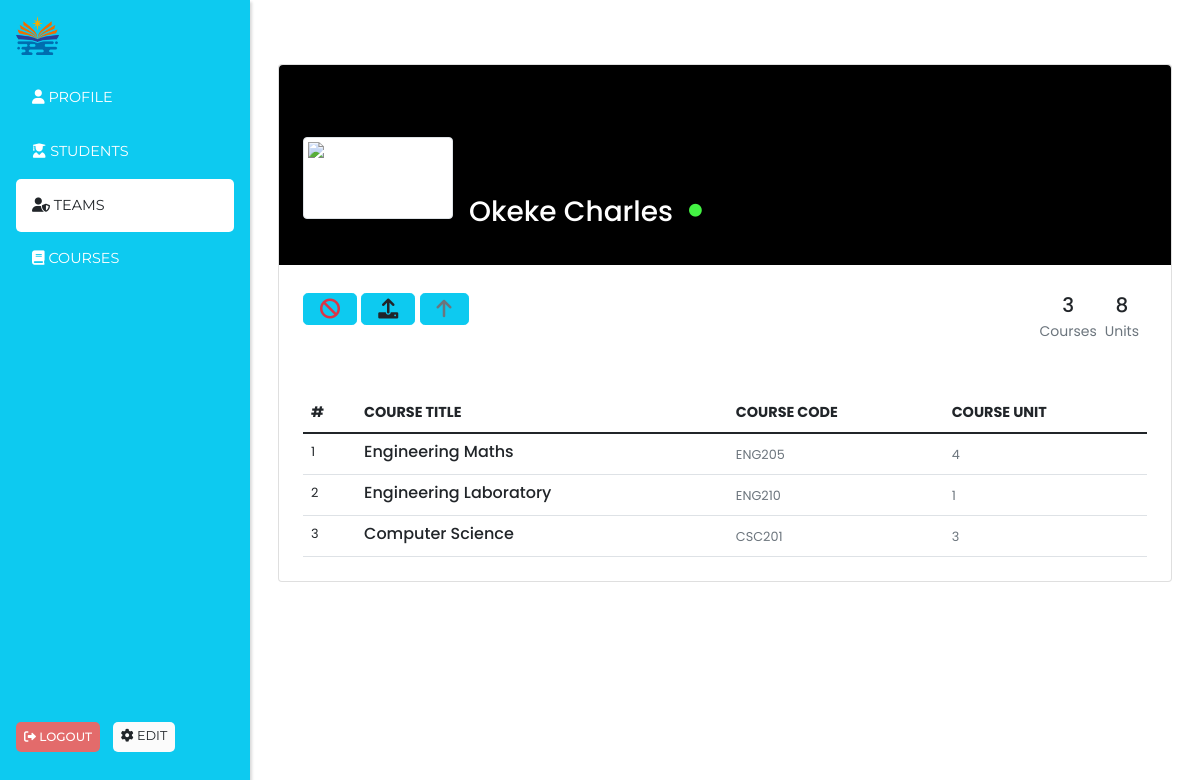
Page /view_team/4e9ea6a3f5f8431eb0d41b34db0babee (signed in) on the committed database.
### models/admin.py (models this page shows, shortened)
class Admin(db.Model, UserMixin):
    __tablename__ = "admin"
    id = db.Column(db.String(50), default=hexid, primary_key=True, index=True)
    first_name = db.Column(db.String(50), nullable=False)
    last_name = db.Column(db.String(50), nullable=False)
    active = db.Column(db.Boolean, default=True)
    adm_id = db.Column(
        db.String(50), unique=True, nullable=False, default=generate_admin_id
    )
    email = db.Column(db.String(120), unique=True, nullable=False)
    is_superadmin = db.Column(db.Boolean, default=False)
    phone_number = db.Column(db.String(50), nullable=True)
    role_id = db.Column(db.String(50), db.ForeignKey("role.id"), nullable=False)
    password = db.Column(db.Text, nullable=False)
    date_created = db.Column(db.DateTime, default=datetime.now)
    courses = db.relationship(
        "Course", cascade="all, delete", backref="lecturer", lazy=True
    )

### models/courses.py (models this page shows, shortened)
class Course(db.Model, UserMixin):
    __tablename__ = "courses"
    id = db.Column(db.String(50), default=hexid, primary_key=True, index=True)
    course_title = db.Column(db.String(100), nullable=False)
    course_code = db.Column(db.String(80), unique=True, nullable=False)
    year = db.Column(db.Integer, nullable=False, default=datetime.now().year)
    course_unit = db.Column(db.Integer, nullable=False)
    created_at = db.Column(db.DateTime, nullable=False, default=datetime.now)
    teacher_id = db.Column(db.String(50), db.ForeignKey("admin.id"))
    registered_courses = db.relationship(
        "CourseRegistered", backref="course", lazy=True, cascade="all, delete"
    )
    student_registered = db.relationship(
        "CourseRegistered",
        viewonly=True,
        overlaps="course,registered_courses",
        backref="student_",
    )

### endpoints/admin.py (the view)
@admin.route("/view_team/<team_id>")
@login_required
@admin_required
def view_team(team_id):
    alert = session.pop("alert", None)
    bg_color = session.pop("bg_color", None)
    team = Admin.query.get(team_id)
    if not team:
        return redirect(url_for("admin.teams"))
    courses_ = team.courses
    total_units = sum([course.course_unit for course in courses_])
    return render_template(
        "admin_templates/view_team.html",
        alert=alert,
        bg_color=bg_color,
        team=team,
        course_registered=courses_,
        total_units=total_units,
        teams=True,
    )

### app_config.py (called while the page is built)
def create_app(config=config_object["development"]):
    app = Flask(__name__)
    app.config.from_object(config)
    cors.init_app(app)
    login_manager.init_app(app)
    db.init_app(app)
    migrate.init_app(app, db)
    @login_manager.user_loader
    def load_user(user_id):
        logged_user = Admin.query.get(user_id)
        if not logged_user:
            logged_user = Student.query.get(user_id)
        return logged_user
    @login_manager.unauthorized_handler
    def unauthorized():
        session["alert"] = "Please login to access this page"
        session["bg_color"] = "danger"
        return redirect(url_for("school.login"))
    @app.errorhandler(404)
    def page_not_found(e):
        return render_template("404.html")
    app.register_blueprint(admin_blueprint)
    app.register_blueprint(school_blueprint)
    app.register_blueprint(student_blueprint)
    return app

### templates/admin_templates/view_team.html (shortened to what this page needs)
{% extends 'admin_templates/admin_layout.html' %}
{% block content %}
<section class="h-100 gradient-custom-2">
    <div class="container py-5 h-100">
      <div class="row d-flex justify-content-center">
        <div class="col col-lg-9 col-xl-12">
          <div class="card">
            <div class="rounded-top text-white d-flex flex-row" style="background-color: #000; height:200px;">
              <div class="ms-4 mt-5 d-flex flex-column" style="width: 150px;">
                <img src="https://mdbcdn.b-cdn.net/img/Photos/new-templates/bootstrap-profiles/avatar-1.webp"
                  alt="Generic placeholder image" class="img-fluid img-thumbnail mt-4 mb-2"
                  style="width: 150px; z-index: 1">
              </div>
              <div class="ms-3" style="margin-top: 130px;">
                <h3 class="d-flex align-items-center">{{team.last_name}} {{team.first_name}}
                  <i class="fa-solid fa-circle ms-3 {% if not team.active %} text-danger {% endif %}" style="font-size: .8rem; color: rgb(67, 242, 67);"></i></h5>
              </div>
            </div>
            <div class="p-4 text-black bg-body-tertiary">
              <div class="d-flex justify-content-end text-center py-1 text-body">
                <div class="me-auto">
                    <a href="" class="btn py-0 px-3 btn-info btn-lg text-decoration-none">
                      {% if team.active %}
                        <i class="fa-solid fa-ban text-danger"></i>
                      {% else %}
                      <i class="fa-regular fa-circle-check text-white"></i>
                      {% endif %}
                    </a>
                    <a class="btn py-0 px-3 btn-info btn-lg text-decoration-none text-dark" data-bs-toggle="modal" data-bs-target="#exampleModalUpload">
                        <i class="fa-solid fa-upload"></i>
                    </a>
                    <a href="" class="btn py-0 px-3 btn-info btn-lg text-decoration-none text-muted">
                        <i class="fa-solid fa-arrow-up"></i>
                    </a>
                  </div>
                <div>
                  <p class="mb-1 h5">{{course_registered|length}}</p>
                  <p class="small text-muted mb-0">Courses</p>
                </div>
                <div class="mx-2">
                  <p class="mb-1 h5">{{total_units}}</p>
                  <p class="small text-muted mb-0">Units</p>
                </div>
              </div>
            </div>
            <div class="card-body p-4 text-black">
              <div class="row">
                <div class="col-md-12">
                    <div class="table-responsive">
                        <table class="table no-wrap user-table mb-0">
                            <thead>
                                <tr>
                                    <th scope="col" class="border-0 text-uppercase font-medium pl-4" style="font-size: .9rem;">#</th>
                                    <th scope="col" class="border-0 text-uppercase font-medium" style="font-size: .9rem;">Course Title</th>
                                    <th scope="col" class="border-0 text-uppercase font-medium" style="font-size: .9rem;">Course Code</th>
                                    <th scope="col" class="border-0 text-uppercase font-medium" style="font-size: .9rem;">Course Unit</th>
                                </tr>
                            </thead>
                            <tbody>
                                {% for course in course_registered %}
                                <tr>
                                    <td class="pl-4" style="font-size: .8rem;">{{loop.index}}</td>
                                    <td>
                                        <h5 class="font-medium mb-0" style="font-size: 1rem;">{{course.course_title}}</h5>
                                    </td>
                                    <td>
                                        <span class="text-muted" style="font-size: .8rem;">{{course.course_code}}</span>
                                    </td>
                                    <td>
                                        <span class="text-muted" style="font-size: .8rem;">{{course.course_unit}}</span>
                                    </td>
                                </tr>
                                {% endfor %}
                            </tbody>
                        </table>
                    </div>
                </div>
            </div>
            </div>
          </div>
        </div>
      </div>
    </div>
  </section>
{% endblock content %}

### templates/admin_templates/admin_layout.html (style rules this page uses)
* { margin: 0; padding: 0; box-sizing: border-box; font-family: 'Poppins', sans-serif; }
a { text-decoration: none; color: white; }

### rows in the picture
Admin: last_name "Okeke", first_name "Charles"
Course: course_title "Engineering Maths", course_code "ENG205", course_unit "4"
Course: course_title "Engineering Laboratory", course_code "ENG210", course_unit "1"
Course: course_title "Computer Science", course_code "CSC201", course_unit "3"

### other values in the picture
{{ course_registered|length }} "3"
{{ total_units }} "8"
